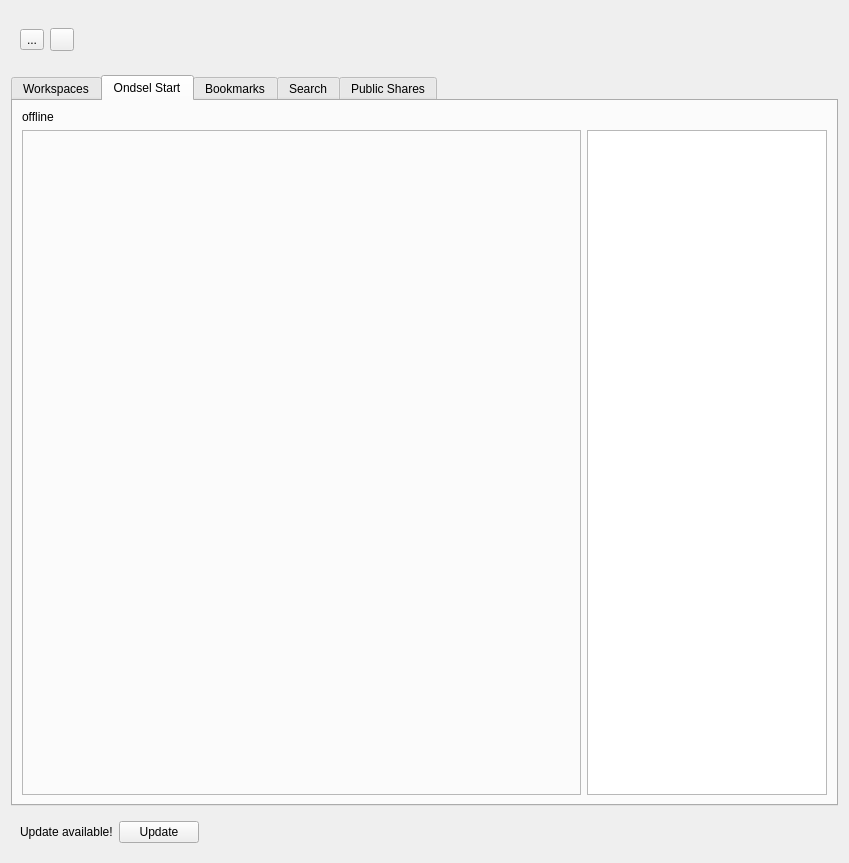
<?xml version="1.0" encoding="UTF-8"?>

<!--
SPDX-FileCopyrightText: 2024 Ondsel <development@ondsel.com>

SPDX-License-Identifier: LGPL-2.0-or-later
-->

<ui version="4.0">
 <class>WorkspaceView</class>
 <widget class="QWidget" name="WorkspaceView">
  <property name="geometry">
   <rect>
    <x>0</x>
    <y>0</y>
    <width>849</width>
    <height>863</height>
   </rect>
  </property>
  <property name="sizePolicy">
   <sizepolicy hsizetype="Expanding" vsizetype="Expanding">
    <horstretch>0</horstretch>
    <verstretch>0</verstretch>
   </sizepolicy>
  </property>
  <property name="windowTitle">
   <string>Ondsel Lens</string>
  </property>
  <layout class="QVBoxLayout" name="verticalLayout">
   <item>
    <widget class="QFrame" name="UserDetails">
     <property name="sizePolicy">
      <sizepolicy hsizetype="Expanding" vsizetype="Preferred">
       <horstretch>0</horstretch>
       <verstretch>0</verstretch>
      </sizepolicy>
     </property>
     <layout class="QHBoxLayout" name="userDetails">
      <item>
       <widget class="QToolButton" name="backToStartBtn">
        <property name="text">
         <string>...</string>
        </property>
        <property name="icon">
         <iconset>
          <normaloff>:/icons/button_left.svg</normaloff>:/icons/button_left.svg</iconset>
        </property>
       </widget>
      </item>
      <item>
       <widget class="QToolButton" name="userBtn">
        <property name="sizePolicy">
         <sizepolicy hsizetype="Maximum" vsizetype="Fixed">
          <horstretch>0</horstretch>
          <verstretch>0</verstretch>
         </sizepolicy>
        </property>
        <property name="toolTip">
         <string>Ondsel Lens Controls</string>
        </property>
        <property name="text">
         <string/>
        </property>
       </widget>
      </item>
      <item>
       <spacer name="horizontalSpacer_3">
        <property name="orientation">
         <enum>Qt::Horizontal</enum>
        </property>
        <property name="sizeHint" stdset="0">
         <size>
          <width>20</width>
          <height>40</height>
         </size>
        </property>
       </spacer>
      </item>
     </layout>
    </widget>
   </item>
   <item>
    <widget class="QTabWidget" name="tabWidget">
     <property name="toolTip">
      <string/>
     </property>
     <property name="currentIndex">
      <number>1</number>
     </property>
     <property name="iconSize">
      <size>
       <width>16</width>
       <height>16</height>
      </size>
     </property>
     <widget class="QWidget" name="tabWorkspaces">
      <property name="sizePolicy">
       <sizepolicy hsizetype="Expanding" vsizetype="Expanding">
        <horstretch>0</horstretch>
        <verstretch>0</verstretch>
       </sizepolicy>
      </property>
      <property name="toolTip">
       <string/>
      </property>
      <attribute name="title">
       <string>Workspaces</string>
      </attribute>
      <layout class="QVBoxLayout" name="verticalLayout_2">
       <item>
        <widget class="QFrame" name="WorkspaceDetails">
         <layout class="QHBoxLayout" name="workspaceDetails">
          <item>
           <widget class="QToolButton" name="buttonBack">
            <property name="visible">
             <bool>true</bool>
            </property>
            <property name="toolTip">
             <string>Go back</string>
            </property>
            <property name="icon">
             <iconset>
              <normaloff>:/icons/button_left.svg</normaloff>:/icons/button_left.svg</iconset>
            </property>
           </widget>
          </item>
          <item>
           <widget class="QLabel" name="workspaceNameLabel">
            <property name="visible">
             <bool>true</bool>
            </property>
            <property name="toolTip">
             <string>The workspace and path in Lens</string>
            </property>
            <property name="text">
             <string>workspaceName</string>
            </property>
           </widget>
          </item>
          <item>
           <spacer name="horizontalSpacer_2">
            <property name="orientation">
             <enum>Qt::Horizontal</enum>
            </property>
            <property name="sizeHint" stdset="0">
             <size>
              <width>20</width>
              <height>40</height>
             </size>
            </property>
           </spacer>
          </item>
          <item>
           <widget class="QPushButton" name="addFileBtn">
            <property name="sizePolicy">
             <sizepolicy hsizetype="Fixed" vsizetype="Fixed">
              <horstretch>0</horstretch>
              <verstretch>0</verstretch>
             </sizepolicy>
            </property>
            <property name="visible">
             <bool>true</bool>
            </property>
            <property name="toolTip">
             <string>Add files or directories to your workspace</string>
            </property>
            <property name="text">
             <string>Add</string>
            </property>
           </widget>
          </item>
         </layout>
        </widget>
       </item>
       <item>
        <widget class="QTextEdit" name="txtExplain">
         <property name="sizePolicy">
          <sizepolicy hsizetype="Expanding" vsizetype="Expanding">
           <horstretch>0</horstretch>
           <verstretch>0</verstretch>
          </sizepolicy>
         </property>
        </widget>
       </item>
       <item>
        <widget class="QListView" name="workspaceListView">
         <property name="enabled">
          <bool>true</bool>
         </property>
         <property name="sizePolicy">
          <sizepolicy hsizetype="Expanding" vsizetype="Expanding">
           <horstretch>0</horstretch>
           <verstretch>0</verstretch>
          </sizepolicy>
         </property>
         <property name="minimumSize">
          <size>
           <width>0</width>
           <height>0</height>
          </size>
         </property>
         <property name="maximumSize">
          <size>
           <width>16777215</width>
           <height>16777215</height>
          </size>
         </property>
         <property name="baseSize">
          <size>
           <width>0</width>
           <height>0</height>
          </size>
         </property>
         <property name="toolTip">
          <string>Your workspaces</string>
         </property>
        </widget>
       </item>
       <item>
        <widget class="QListView" name="fileList">
         <property name="sizePolicy">
          <sizepolicy hsizetype="Expanding" vsizetype="Expanding">
           <horstretch>0</horstretch>
           <verstretch>0</verstretch>
          </sizepolicy>
         </property>
         <property name="toolTip">
          <string>Files in the workspace</string>
         </property>
        </widget>
       </item>
       <item>
        <widget class="QFrame" name="fileDetails">
         <property name="toolTip">
          <string>File details</string>
         </property>
         <layout class="QVBoxLayout">
          <item>
           <layout class="QHBoxLayout">
            <item alignment="Qt::AlignTop">
             <widget class="QLabel" name="thumbnail_label">
              <property name="sizePolicy">
               <sizepolicy hsizetype="Preferred" vsizetype="Preferred">
                <horstretch>0</horstretch>
                <verstretch>0</verstretch>
               </sizepolicy>
              </property>
              <property name="minimumSize">
               <size>
                <width>128</width>
                <height>128</height>
               </size>
              </property>
             </widget>
            </item>
            <item>
             <layout class="QVBoxLayout">
              <item alignment="Qt::AlignTop">
               <widget class="QLabel" name="fileNameLabel">
                <property name="text">
                 <string>part.FCStd</string>
                </property>
               </widget>
              </item>
              <item>
               <widget class="QComboBox" name="versionsComboBox">
                <property name="sizePolicy">
                 <sizepolicy hsizetype="Expanding" vsizetype="Fixed">
                  <horstretch>0</horstretch>
                  <verstretch>0</verstretch>
                 </sizepolicy>
                </property>
                <property name="toolTip">
                 <string>Versions of this file</string>
                </property>
               </widget>
              </item>
              <item>
               <layout class="QHBoxLayout">
                <item>
                 <widget class="QPushButton" name="viewOnlineBtn">
                  <property name="toolTip">
                   <string>Open this model in your webbrowser through Ondsel Lens</string>
                  </property>
                  <property name="text">
                   <string>View in Lens</string>
                  </property>
                 </widget>
                </item>
                <item>
                 <widget class="QPushButton" name="makeActiveBtn">
                  <property name="toolTip">
                   <string>Make the current version the active version</string>
                  </property>
                  <property name="text">
                   <string>Make active</string>
                  </property>
                 </widget>
                </item>
                <item>
                 <spacer name="horizontalSpacer_4">
                  <property name="orientation">
                   <enum>Qt::Horizontal</enum>
                  </property>
                  <property name="sizeHint" stdset="0">
                   <size>
                    <width>40</width>
                    <height>20</height>
                   </size>
                  </property>
                 </spacer>
                </item>
               </layout>
              </item>
             </layout>
            </item>
           </layout>
          </item>
          <item>
           <widget class="QFrame" name="linkDetails">
            <layout class="QVBoxLayout">
             <property name="leftMargin">
              <number>0</number>
             </property>
             <property name="topMargin">
              <number>0</number>
             </property>
             <property name="rightMargin">
              <number>0</number>
             </property>
             <property name="bottomMargin">
              <number>0</number>
             </property>
             <item>
              <layout class="QHBoxLayout">
               <item>
                <widget class="QLabel" name="shareLinksLabel">
                 <property name="text">
                  <string>Share links</string>
                 </property>
                </widget>
               </item>
               <item>
                <widget class="QToolButton" name="addLinkBtn">
                 <property name="toolTip">
                  <string>Create a new share link</string>
                 </property>
                 <property name="text">
                  <string/>
                 </property>
                 <property name="icon">
                  <iconset>
                   <normaloff>:/icons/list-add.svg</normaloff>:/icons/list-add.svg</iconset>
                 </property>
                </widget>
               </item>
               <item>
                <spacer name="horizontalSpacer_3">
                 <property name="orientation">
                  <enum>Qt::Horizontal</enum>
                 </property>
                 <property name="sizeHint" stdset="0">
                  <size>
                   <width>40</width>
                   <height>20</height>
                  </size>
                 </property>
                </spacer>
               </item>
              </layout>
             </item>
            </layout>
           </widget>
          </item>
          <item>
           <widget class="QListView" name="linksView">
            <property name="sizePolicy">
             <sizepolicy hsizetype="Preferred" vsizetype="Expanding">
              <horstretch>0</horstretch>
              <verstretch>0</verstretch>
             </sizepolicy>
            </property>
            <property name="toolTip">
             <string>Share links, using the buttons you can:
- Copy the url
- Edit the link parameters.
- Delete the link</string>
            </property>
           </widget>
          </item>
         </layout>
        </widget>
       </item>
      </layout>
     </widget>
     <widget class="QWidget" name="tabOndselStart">
      <property name="sizePolicy">
       <sizepolicy hsizetype="Expanding" vsizetype="Expanding">
        <horstretch>0</horstretch>
        <verstretch>0</verstretch>
       </sizepolicy>
      </property>
      <property name="toolTip">
       <string/>
      </property>
      <attribute name="title">
       <string>Ondsel Start</string>
      </attribute>
      <layout class="QVBoxLayout" name="verticalLayout_6">
       <item>
        <widget class="QLabel" name="ondselStartStatusLabel">
         <property name="text">
          <string>offline</string>
         </property>
        </widget>
       </item>
       <item>
        <layout class="QHBoxLayout" name="horizontalLayout_3">
         <item>
          <widget class="QFrame" name="ondselPromotionsFrame">
           <property name="sizePolicy">
            <sizepolicy hsizetype="Minimum" vsizetype="Expanding">
             <horstretch>3</horstretch>
             <verstretch>0</verstretch>
            </sizepolicy>
           </property>
           <property name="minimumSize">
            <size>
             <width>480</width>
             <height>0</height>
            </size>
           </property>
           <property name="frameShape">
            <enum>QFrame::StyledPanel</enum>
           </property>
           <property name="frameShadow">
            <enum>QFrame::Raised</enum>
           </property>
           <layout class="QVBoxLayout" name="ondselPromotionsFrameLayout"/>
          </widget>
         </item>
         <item>
          <widget class="QTextBrowser" name="ondselHomePageTextBrowser">
           <property name="sizePolicy">
            <sizepolicy hsizetype="Minimum" vsizetype="Expanding">
             <horstretch>1</horstretch>
             <verstretch>0</verstretch>
            </sizepolicy>
           </property>
           <property name="minimumSize">
            <size>
             <width>240</width>
             <height>0</height>
            </size>
           </property>
          </widget>
         </item>
        </layout>
       </item>
      </layout>
     </widget>
     <widget class="QWidget" name="tabBookmarks">
      <property name="sizePolicy">
       <sizepolicy hsizetype="Expanding" vsizetype="Expanding">
        <horstretch>0</horstretch>
        <verstretch>0</verstretch>
       </sizepolicy>
      </property>
      <property name="toolTip">
       <string/>
      </property>
      <attribute name="title">
       <string>Bookmarks</string>
      </attribute>
      <layout class="QVBoxLayout" name="verticalLayout_3"/>
     </widget>
     <widget class="QWidget" name="tabSearch">
      <attribute name="title">
       <string>Search</string>
      </attribute>
      <layout class="QVBoxLayout" name="verticalLayout_4">
       <item>
        <widget class="QFrame" name="searchFrame">
         <property name="sizePolicy">
          <sizepolicy hsizetype="Preferred" vsizetype="Fixed">
           <horstretch>0</horstretch>
           <verstretch>0</verstretch>
          </sizepolicy>
         </property>
         <property name="frameShape">
          <enum>QFrame::StyledPanel</enum>
         </property>
         <property name="frameShadow">
          <enum>QFrame::Raised</enum>
         </property>
         <layout class="QVBoxLayout" name="verticalLayout_5">
          <item>
           <widget class="QFrame" name="searchFormFrame">
            <property name="maximumSize">
             <size>
              <width>16777215</width>
              <height>45</height>
             </size>
            </property>
            <property name="frameShape">
             <enum>QFrame::StyledPanel</enum>
            </property>
            <property name="frameShadow">
             <enum>QFrame::Raised</enum>
            </property>
            <layout class="QHBoxLayout" name="horizontalLayout_2">
             <item>
              <widget class="QPushButton" name="searchBtn">
               <property name="text">
                <string>Search</string>
               </property>
              </widget>
             </item>
             <item>
              <widget class="QComboBox" name="searchTargetComboBox">
               <item>
                <property name="text">
                 <string>All</string>
                </property>
               </item>
               <item>
                <property name="text">
                 <string>Share Links</string>
                </property>
               </item>
               <item>
                <property name="text">
                 <string>Workspaces</string>
                </property>
               </item>
               <item>
                <property name="text">
                 <string>Users</string>
                </property>
               </item>
               <item>
                <property name="text">
                 <string>Organizations</string>
                </property>
               </item>
              </widget>
             </item>
             <item>
              <widget class="QLineEdit" name="searchLineEdit"/>
             </item>
            </layout>
           </widget>
          </item>
         </layout>
        </widget>
       </item>
       <item>
        <widget class="QLabel" name="searchResultMessageLabel">
         <property name="maximumSize">
          <size>
           <width>16777215</width>
           <height>25</height>
          </size>
         </property>
         <property name="text">
          <string>TextLabel</string>
         </property>
         <property name="alignment">
          <set>Qt::AlignCenter</set>
         </property>
        </widget>
       </item>
       <item>
        <widget class="QFrame" name="searchResultFrame">
         <property name="frameShape">
          <enum>QFrame::StyledPanel</enum>
         </property>
         <property name="frameShadow">
          <enum>QFrame::Raised</enum>
         </property>
         <layout class="QVBoxLayout" name="searchResultFrameLayout"/>
        </widget>
       </item>
      </layout>
     </widget>
     <widget class="QWidget" name="tabPublicShares">
      <property name="sizePolicy">
       <sizepolicy hsizetype="Expanding" vsizetype="Expanding">
        <horstretch>0</horstretch>
        <verstretch>0</verstretch>
       </sizepolicy>
      </property>
      <property name="toolTip">
       <string/>
      </property>
      <attribute name="title">
       <string>Public Shares</string>
      </attribute>
      <layout class="QVBoxLayout" name="verticalLayout_7">
       <item>
        <widget class="QLabel" name="publicSharesStatusLabel">
         <property name="maximumSize">
          <size>
           <width>16777215</width>
           <height>25</height>
          </size>
         </property>
         <property name="text">
          <string>offline</string>
         </property>
         <property name="alignment">
          <set>Qt::AlignCenter</set>
         </property>
        </widget>
       </item>
       <item>
        <widget class="QFrame" name="publicSharesFrame">
         <property name="frameShape">
          <enum>QFrame::StyledPanel</enum>
         </property>
         <property name="frameShadow">
          <enum>QFrame::Raised</enum>
         </property>
         <layout class="QVBoxLayout" name="publicSharesFrameLayout"/>
        </widget>
       </item>
      </layout>
     </widget>
    </widget>
   </item>
   <item>
    <widget class="QFrame" name="frameUpdate">
     <property name="sizePolicy">
      <sizepolicy hsizetype="Expanding" vsizetype="Preferred">
       <horstretch>0</horstretch>
       <verstretch>0</verstretch>
      </sizepolicy>
     </property>
     <property name="frameShape">
      <enum>QFrame::NoFrame</enum>
     </property>
     <property name="frameShadow">
      <enum>QFrame::Plain</enum>
     </property>
     <layout class="QHBoxLayout" name="horizontalLayout">
      <item>
       <widget class="QLabel" name="labelUpdateAvailable">
        <property name="enabled">
         <bool>true</bool>
        </property>
        <property name="text">
         <string>Update available!</string>
        </property>
       </widget>
      </item>
      <item>
       <widget class="QPushButton" name="updateBtn">
        <property name="toolTip">
         <string>Launch the Addon Manager to update Ondsel Lens</string>
        </property>
        <property name="text">
         <string>Update</string>
        </property>
       </widget>
      </item>
      <item>
       <spacer name="horizontalSpacer">
        <property name="orientation">
         <enum>Qt::Horizontal</enum>
        </property>
        <property name="sizeHint" stdset="0">
         <size>
          <width>40</width>
          <height>20</height>
         </size>
        </property>
       </spacer>
      </item>
     </layout>
    </widget>
   </item>
  </layout>
 </widget>
 <resources/>
 <connections/>
</ui>
